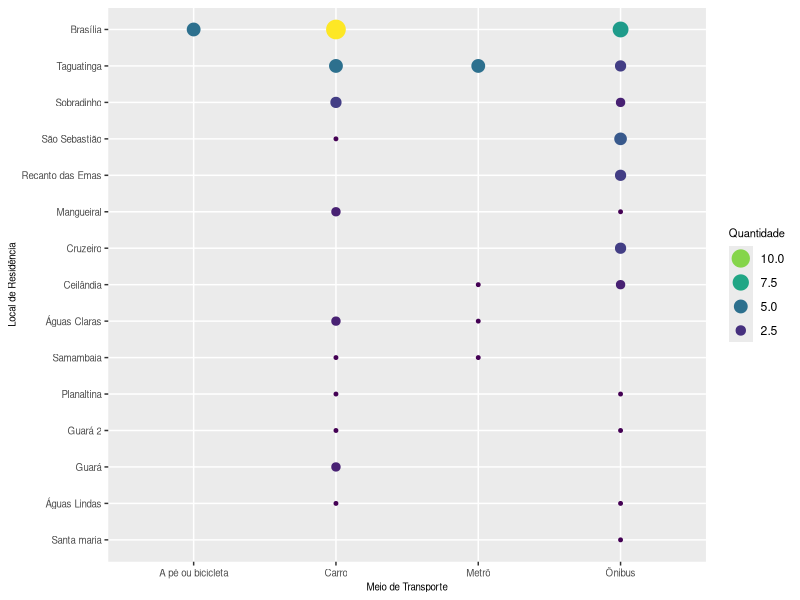
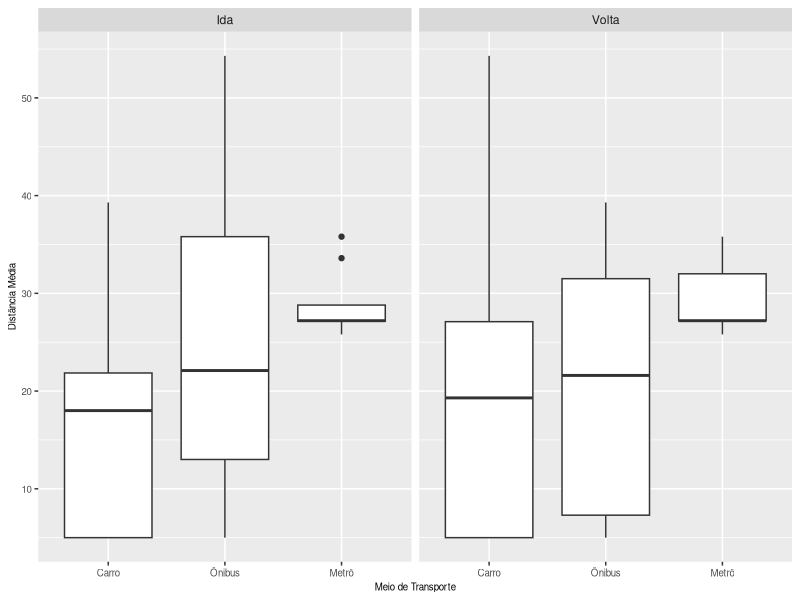
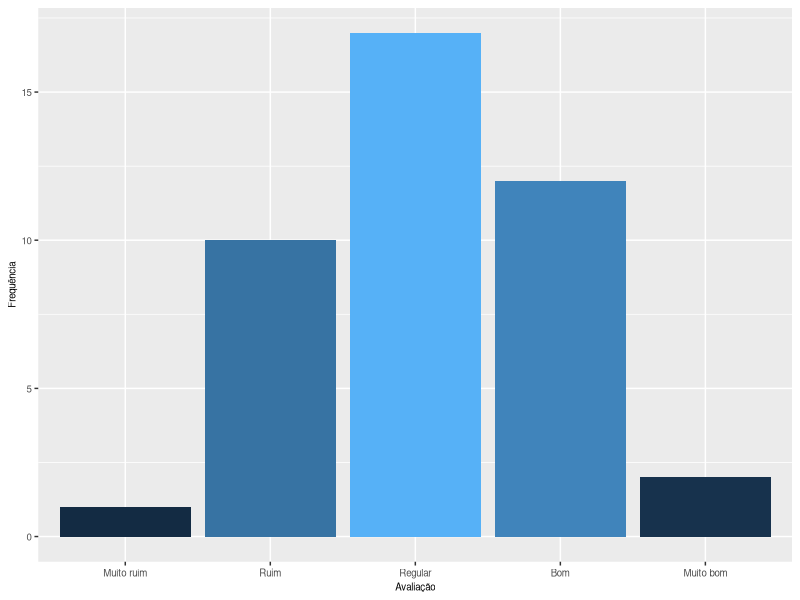
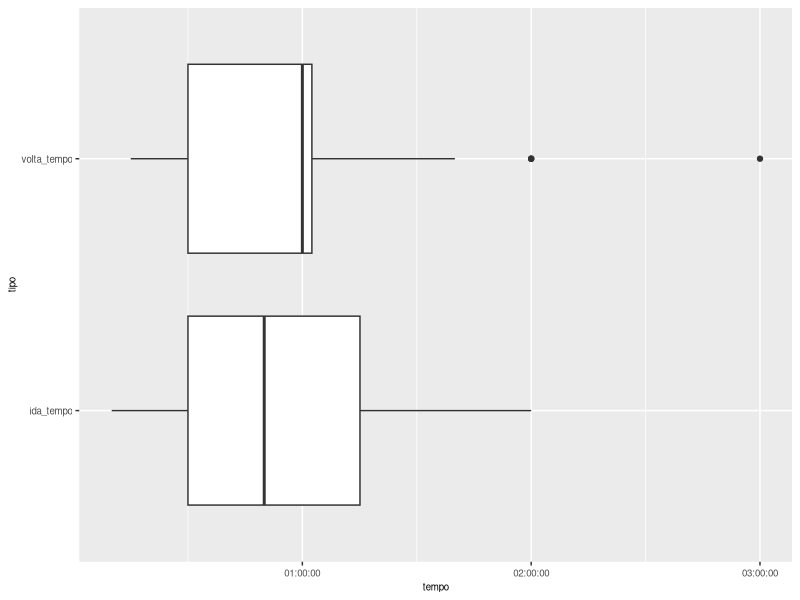
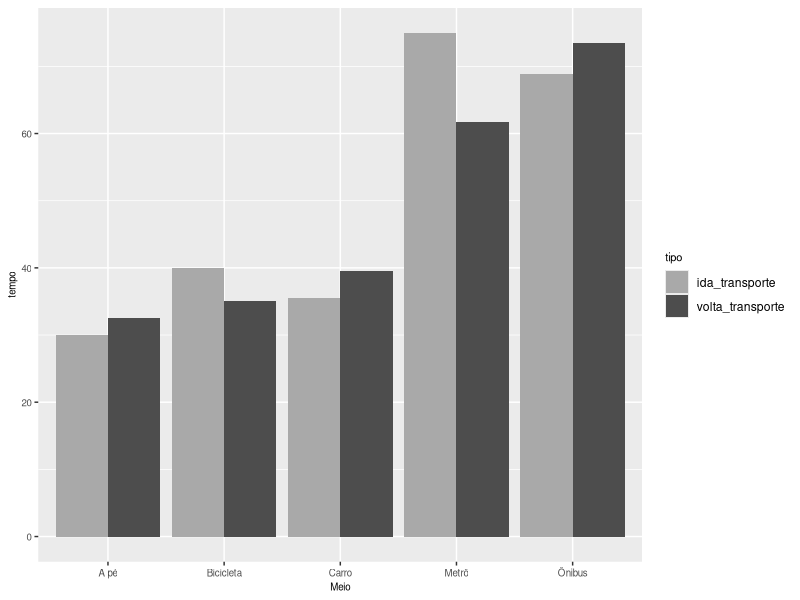
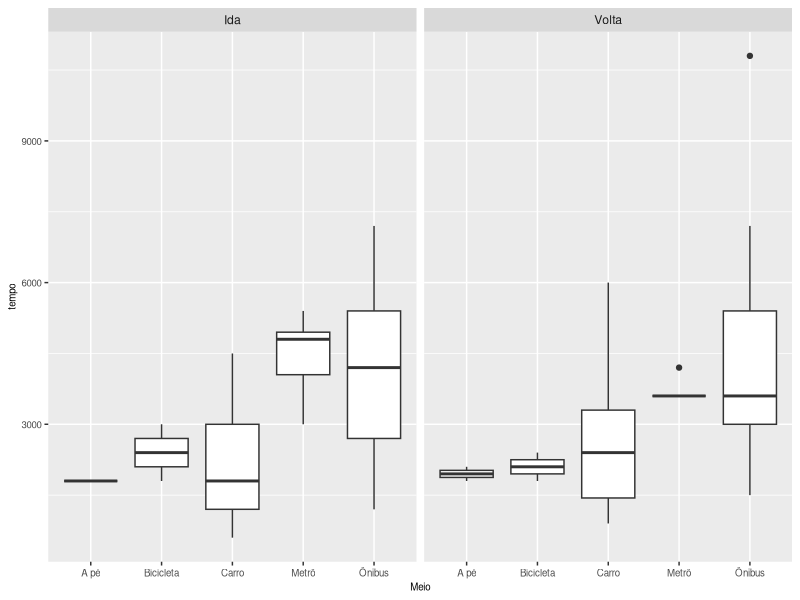
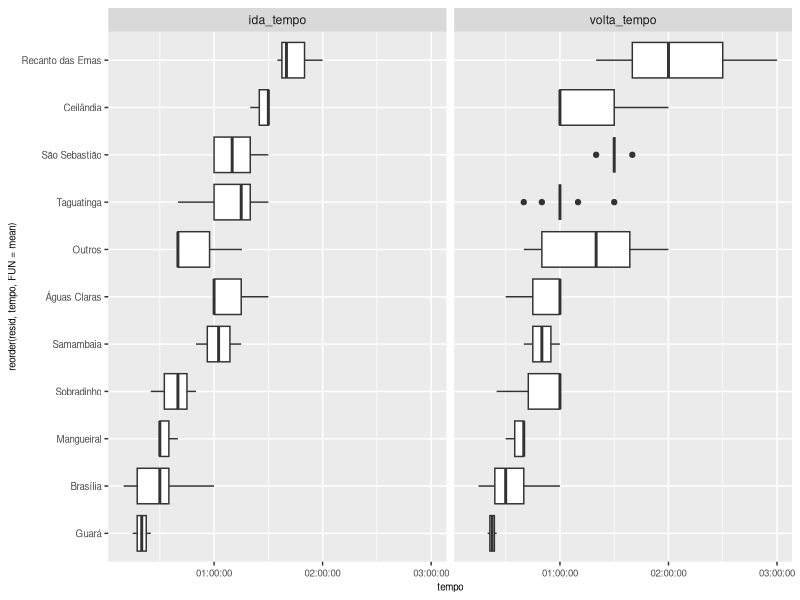
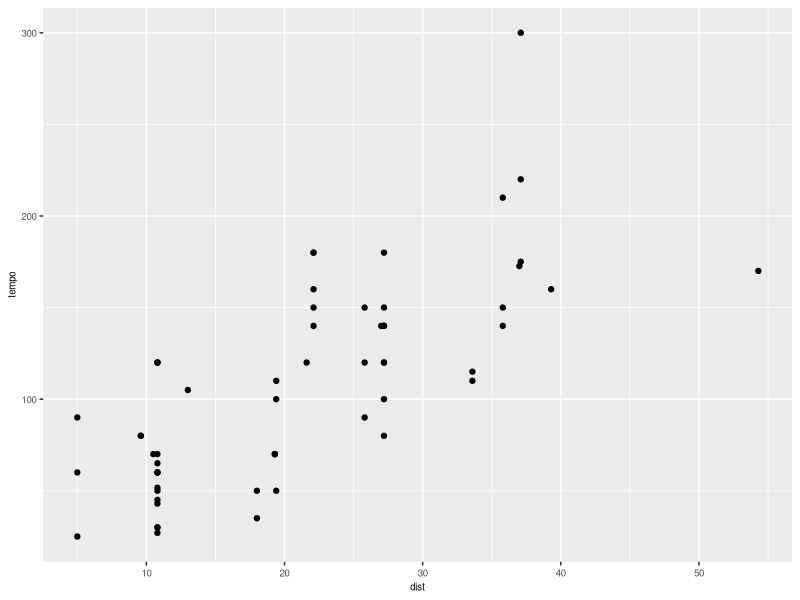

Write R code to recreate these figures, in order.
## ---- chunk 1
knitr::opts_chunk$set(echo = FALSE, message = FALSE, warning = FALSE, fig.width = 3.5, fig.height = 2, fig.align = 'center')
library(tidyverse)
library(viridis)

theme_update(# axis labels
             axis.title = element_text(size = 7),
             # tick labels
             axis.text = element_text(size = 7),
             # title 
             title = element_text(size = 8))

transito <- read_csv("tabela1.csv")
transito2 <- read_csv("tabela2.csv")
transito3 <- read_csv("transito3.csv")

cv <- function(arg){
  return(sd(arg, na.rm = TRUE)/mean(arg, na.rm = TRUE))
}

transito <- transito %>%
  mutate(tempo = (ida_tempo + volta_tempo)/60)
transito_tempo <- as.numeric(pull(transito, tempo))

## ---- chunk 2
table1 <- transito %>%
  gather(ida_transporte, volta_transporte, key=tipo, value=Meio) %>% 
  group_by(Meio) %>% 
  summarise(Ida = sum(tipo == 'ida_transporte'), Volta = sum(tipo == 'volta_transporte'))
## ---- chunk 3
transito2 %>%
  mutate(resid = ifelse( resid %in% c('Asa Norte', 'Asa Sul'), 'Brasília', resid)) %>% 
         #resid = ifelse( resid %in% c('Brasília', 'Taguatinga', 'São Sebastião'), resid, 'Outros')) %>%
  group_by(meio, resid) %>% 
  summarise(n = n()) %>% 
  ggplot() +
    geom_point(aes(meio, reorder(resid, n, FUN = sum), size = n, color = n)) + 
    scale_color_viridis( breaks = seq(15,0,-2.5)) +
    scale_size_continuous( breaks = seq(15,0,-2.5)) +
    guides(color= guide_legend(), size=guide_legend()) +
    labs(x = "Meio de Transporte", y = "Local de Residência", color = "Quantidade", size = "Quantidade")
## ---- chunk 4
transito %>% 
  gather(ida_transporte, volta_transporte, key = tipo, value = meio) %>% 
  filter(meio %in% c("Ônibus", "Metrô", "Carro")) %>% 
  mutate(dist = ifelse(dist == 10.8, 5, dist),
         tipo = ifelse(tipo == "ida_transporte", "Ida", "Volta")) %>% 
  ggplot() + 
    geom_boxplot(aes(reorder(meio, dist, FUN = median ), dist)) +
    facet_wrap(~ tipo) +
    labs(x = 'Meio de Transporte', y = 'Distância Média')
## ---- chunk 5
transito$avaliacao <- as_factor(transito$avaliacao)
transito$avaliacao <- factor(transito$avaliacao, levels = c('Muito ruim', 'Ruim', 'Regular', 'Bom', 'Muito bom'))
## ---- chunk 6
transito %>%
  filter(is.na(avaliacao) != TRUE) %>%
  group_by(avaliacao) %>% 
  summarise(n = n()) %>% 
  ggplot(aes(avaliacao, n)) +
    geom_bar(aes(fill = n), stat = "identity") +
    theme(legend.position = "none") + 
    labs(x="Avaliação", y="Frequência")
## ---- chunk 7

## ---- chunk 8
transito %>% 
  select(ida_tempo, volta_tempo) %>% 
  mutate(transito_tempo = (ida_tempo + volta_tempo)) %>% 
  gather(`ida_tempo`, `volta_tempo`, key=tipo, value=tempo) %>%
  ggplot() +
    geom_boxplot(aes(tipo, tempo)) +
    coord_flip()
## ---- chunk 9
transito %>% 
  gather(ida_transporte, volta_transporte, key=tipo, value=Meio) %>% 
  mutate(tempo = ifelse(tipo == "ida_transporte", ida_tempo, volta_tempo)) %>% 
  group_by(Meio, tipo) %>% 
  summarise(tempo = mean(tempo/60)) %>% 
  #spread(key=tipo, value = tempo)
  ggplot() +
    geom_bar(aes(Meio, tempo, fill=tipo), stat="identity", position = "dodge") +
    scale_fill_manual(values = c("darkgray", "gray30"))

transito %>% 
  gather(ida_transporte, volta_transporte, key=tipo, value=Meio) %>% 
  mutate(tempo = ifelse(tipo == "ida_transporte", ida_tempo, volta_tempo),
         tipo = ifelse(tipo == "ida_transporte", "Ida", "Volta")) %>% 
  ggplot() +
    geom_boxplot(aes(Meio, tempo)) +
    facet_wrap(~ tipo)
## ---- chunk 10
transito %>%
  mutate(resid = ifelse( resid %in% c('Asa Norte', 'Asa Sul'), 'Brasília', resid),
         resid = ifelse( resid %in% c('Santa Maria', 'Águas Lindas', 'Cruzeiro', 'Planaltina', 'Guará 2'), 'Outros', resid)) %>%
  gather(ida_tempo, volta_tempo, key = tipo, value = tempo) %>% 
  ggplot(aes(x = reorder(resid, tempo, FUN = mean), y = tempo)) +
    geom_boxplot() +
    coord_flip() +
    facet_wrap(~ tipo)
## ---- chunk 11
ggplot(transito, aes(dist, tempo)) + 
  geom_point()
## ---- chunk 12
transito <- transito %>% 
  mutate(cred = ifelse(cred < 6, NA, cred))

creditos <- transito %>% 
  filter(is.na(cred) == FALSE) %>% 
  pull(cred)
## ---- chunk 13
transito %>% 
  mutate(tempo = tempo * 7) %>% 
  ggplot(aes(cred, tempo)) + 
    geom_jitter()
## ---- chunk 14
transito %>% 
  filter(is.na(cred) == FALSE) %>%
  mutate(razao = tempo / (cred * 60 / 7)) %>%
  ggplot(aes(razao)) +
    geom_area(bins = 16, stat='bin')
## ---- chunk 15
transito %>% 
  ggplot(aes(estudo))+
    geom_histogram(bins = 10)

transito %>% 
  filter(ativ > 60) %>% 
  mutate(ativ = ativ/3600) %>% 
  ggplot(aes(ativ))+
    geom_histogram(bins = 10)+
    scale_x_continuous(breaks = seq(0, 10, 1))
## ---- chunk 16
ggplot(transito, aes(sono)) +
  geom_histogram(bins=6, color = "black") +
  scale_x_time(breaks = seq(18000, 36000, 3600))
## ---- chunk 17
tempos <- transito %>% 
  gather(ativ, sono, estudo, key = tipo, value = tempo_) %>% 
  mutate(tipo = as.factor(tipo))

levels(tempos$tipo) <- c("Atividades", "Estudo", "Sono")

tempos %>% 
  ggplot(aes(tempo, tempo_)) +
    geom_jitter(size = 0.6) +
    geom_smooth(color = "darkgrey", se = FALSE, method = "lm") +
    facet_grid(~ tipo)
## ---- chunk 18
transito %>%
  mutate(ativ = ifelse(ativ < 60, NA, ativ)) %>% 
  gather(estudo, ativ, key = tipo, value = tempo_) %>% 
  ggplot(aes(tempo_, sono)) +
    geom_jitter(size = 0.6) +
    geom_smooth(color = "darkgrey", se = FALSE, method = "lm") +
    facet_grid(~ tipo)
## ---- chunk 19
transito$prod_tempo <- as.factor(transito$prod_tempo)
levels(transito$prod_tempo) = c("Madrugada", "Manhã", "Tarde", "Noite")
